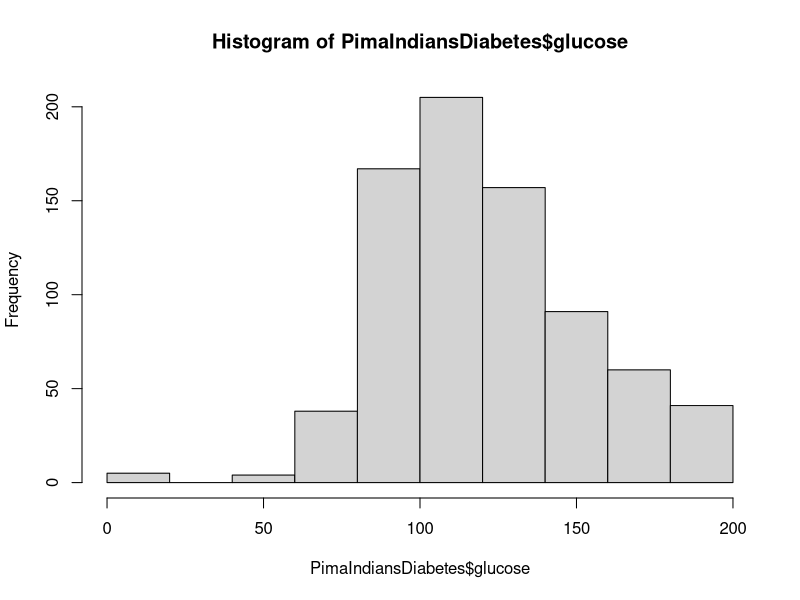

The R source for this figure:
## ---- chunk 1
library(mlbench)
library(caret)
data(PimaIndiansDiabetes)
levels(PimaIndiansDiabetes$diabetes)
hist(PimaIndiansDiabetes$glucose)
typeof(PimaIndiansDiabetes$pressure)
colMeans(is.na(PimaIndiansDiabetes))
## ---- chunk 2
set.seed(2)
intrain <- createDataPartition(y = PimaIndiansDiabetes$diabetes, p= 0.7, list = FALSE)
training <- PimaIndiansDiabetes[intrain,]
testing <- PimaIndiansDiabetes[-intrain,]

## ---- chunk 3
rf.model<-train(diabetes~.,data=training,method='rf')
rf.model

Grid_Search <- expand.grid(.mtry=c(2,3,8))
## ---- chunk 4
rf.model2<-train(diabetes~.,
                 data=training,
                 method='rf',
                 tuneGrid=Grid_Search)
rf.model2
probs <-predict(rf.model2,testing,type="prob")
head(probs)

pred_class <-predict(rf.model2,testing,type="raw")
head(pred_class)
